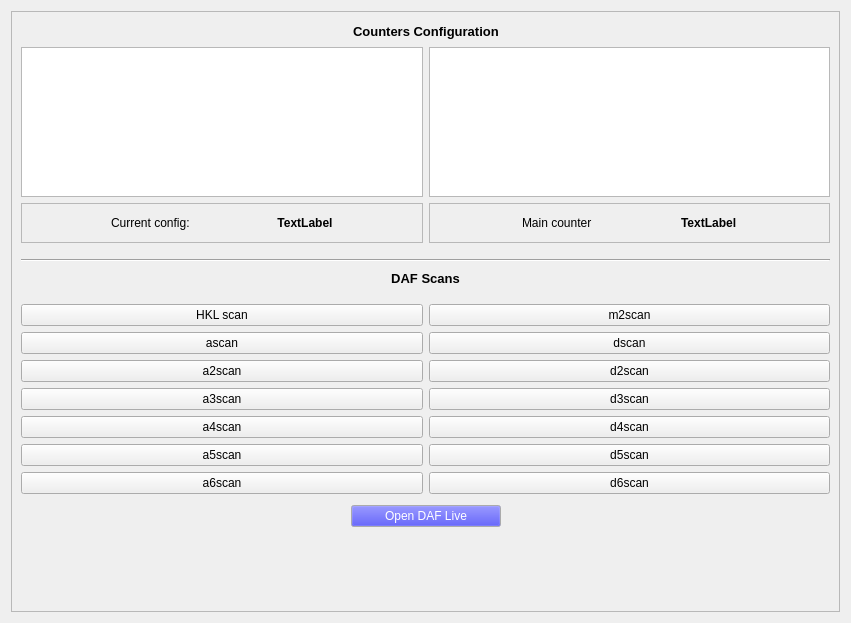
<?xml version="1.0" encoding="UTF-8"?>
<ui version="4.0">
 <class>Form</class>
 <widget class="QWidget" name="Form">
  <property name="geometry">
   <rect>
    <x>0</x>
    <y>0</y>
    <width>851</width>
    <height>623</height>
   </rect>
  </property>
  <property name="windowTitle">
   <string>Form</string>
  </property>
  <layout class="QVBoxLayout" name="verticalLayout">
   <item>
    <widget class="QFrame" name="frame_2">
     <property name="frameShape">
      <enum>QFrame::StyledPanel</enum>
     </property>
     <property name="frameShadow">
      <enum>QFrame::Raised</enum>
     </property>
     <layout class="QVBoxLayout" name="verticalLayout_7">
      <item>
       <layout class="QHBoxLayout" name="horizontalLayout_13">
        <property name="topMargin">
         <number>0</number>
        </property>
        <item>
         <spacer name="horizontalSpacer_33">
          <property name="orientation">
           <enum>Qt::Horizontal</enum>
          </property>
          <property name="sizeHint" stdset="0">
           <size>
            <width>40</width>
            <height>20</height>
           </size>
          </property>
         </spacer>
        </item>
        <item>
         <widget class="QLabel" name="label_53">
          <property name="font">
           <font>
            <pointsize>10</pointsize>
            <weight>75</weight>
            <bold>true</bold>
           </font>
          </property>
          <property name="styleSheet">
           <string notr="true"/>
          </property>
          <property name="text">
           <string>Counters Configuration</string>
          </property>
         </widget>
        </item>
        <item>
         <spacer name="horizontalSpacer_34">
          <property name="orientation">
           <enum>Qt::Horizontal</enum>
          </property>
          <property name="sizeHint" stdset="0">
           <size>
            <width>40</width>
            <height>20</height>
           </size>
          </property>
         </spacer>
        </item>
       </layout>
      </item>
      <item>
       <layout class="QHBoxLayout" name="horizontalLayout">
        <property name="rightMargin">
         <number>0</number>
        </property>
        <item>
         <widget class="QListWidget" name="listWidget_files">
          <property name="sizePolicy">
           <sizepolicy hsizetype="Expanding" vsizetype="Fixed">
            <horstretch>0</horstretch>
            <verstretch>0</verstretch>
           </sizepolicy>
          </property>
          <property name="maximumSize">
           <size>
            <width>16777215</width>
            <height>150</height>
           </size>
          </property>
          <property name="alternatingRowColors">
           <bool>true</bool>
          </property>
         </widget>
        </item>
        <item>
         <widget class="QListWidget" name="listWidget_counters">
          <property name="maximumSize">
           <size>
            <width>16777215</width>
            <height>150</height>
           </size>
          </property>
         </widget>
        </item>
       </layout>
      </item>
      <item>
       <layout class="QGridLayout" name="gridLayout_14">
        <property name="bottomMargin">
         <number>10</number>
        </property>
        <item row="2" column="0">
         <widget class="QFrame" name="frame_4">
          <property name="minimumSize">
           <size>
            <width>0</width>
            <height>0</height>
           </size>
          </property>
          <property name="frameShape">
           <enum>QFrame::StyledPanel</enum>
          </property>
          <property name="frameShadow">
           <enum>QFrame::Raised</enum>
          </property>
          <layout class="QVBoxLayout" name="verticalLayout_12">
           <item>
            <layout class="QHBoxLayout" name="horizontalLayout_17">
             <property name="bottomMargin">
              <number>0</number>
             </property>
             <item>
              <spacer name="horizontalSpacer_7">
               <property name="orientation">
                <enum>Qt::Horizontal</enum>
               </property>
               <property name="sizeHint" stdset="0">
                <size>
                 <width>40</width>
                 <height>20</height>
                </size>
               </property>
              </spacer>
             </item>
             <item>
              <widget class="QLabel" name="label_54">
               <property name="text">
                <string>Current config:</string>
               </property>
               <property name="alignment">
                <set>Qt::AlignLeading|Qt::AlignLeft|Qt::AlignVCenter</set>
               </property>
              </widget>
             </item>
             <item>
              <spacer name="horizontalSpacer_35">
               <property name="orientation">
                <enum>Qt::Horizontal</enum>
               </property>
               <property name="sizeHint" stdset="0">
                <size>
                 <width>40</width>
                 <height>20</height>
                </size>
               </property>
              </spacer>
             </item>
             <item>
              <widget class="QLabel" name="label_current_config">
               <property name="font">
                <font>
                 <pointsize>9</pointsize>
                 <weight>75</weight>
                 <bold>true</bold>
                </font>
               </property>
               <property name="text">
                <string>TextLabel</string>
               </property>
               <property name="alignment">
                <set>Qt::AlignCenter</set>
               </property>
              </widget>
             </item>
             <item>
              <spacer name="horizontalSpacer_8">
               <property name="orientation">
                <enum>Qt::Horizontal</enum>
               </property>
               <property name="sizeHint" stdset="0">
                <size>
                 <width>40</width>
                 <height>20</height>
                </size>
               </property>
              </spacer>
             </item>
            </layout>
           </item>
          </layout>
         </widget>
        </item>
        <item row="2" column="1">
         <widget class="QFrame" name="frame_6">
          <property name="frameShape">
           <enum>QFrame::StyledPanel</enum>
          </property>
          <property name="frameShadow">
           <enum>QFrame::Raised</enum>
          </property>
          <layout class="QVBoxLayout" name="verticalLayout_15">
           <item>
            <layout class="QHBoxLayout" name="horizontalLayout_18">
             <item>
              <spacer name="horizontalSpacer_15">
               <property name="orientation">
                <enum>Qt::Horizontal</enum>
               </property>
               <property name="sizeHint" stdset="0">
                <size>
                 <width>40</width>
                 <height>20</height>
                </size>
               </property>
              </spacer>
             </item>
             <item>
              <widget class="QLabel" name="label_71">
               <property name="text">
                <string>Main counter</string>
               </property>
              </widget>
             </item>
             <item>
              <spacer name="horizontalSpacer_36">
               <property name="orientation">
                <enum>Qt::Horizontal</enum>
               </property>
               <property name="sizeHint" stdset="0">
                <size>
                 <width>40</width>
                 <height>20</height>
                </size>
               </property>
              </spacer>
             </item>
             <item>
              <widget class="QLabel" name="label_main_counter">
               <property name="font">
                <font>
                 <weight>75</weight>
                 <bold>true</bold>
                </font>
               </property>
               <property name="text">
                <string>TextLabel</string>
               </property>
              </widget>
             </item>
             <item>
              <spacer name="horizontalSpacer_16">
               <property name="orientation">
                <enum>Qt::Horizontal</enum>
               </property>
               <property name="sizeHint" stdset="0">
                <size>
                 <width>40</width>
                 <height>20</height>
                </size>
               </property>
              </spacer>
             </item>
            </layout>
           </item>
          </layout>
         </widget>
        </item>
       </layout>
      </item>
      <item>
       <widget class="Line" name="line_8">
        <property name="orientation">
         <enum>Qt::Horizontal</enum>
        </property>
       </widget>
      </item>
      <item>
       <layout class="QHBoxLayout" name="horizontalLayout_2">
        <property name="bottomMargin">
         <number>10</number>
        </property>
        <item>
         <spacer name="horizontalSpacer_42">
          <property name="orientation">
           <enum>Qt::Horizontal</enum>
          </property>
          <property name="sizeHint" stdset="0">
           <size>
            <width>40</width>
            <height>20</height>
           </size>
          </property>
         </spacer>
        </item>
        <item>
         <widget class="QLabel" name="label_55">
          <property name="font">
           <font>
            <pointsize>10</pointsize>
            <weight>75</weight>
            <bold>true</bold>
           </font>
          </property>
          <property name="text">
           <string>DAF Scans</string>
          </property>
          <property name="alignment">
           <set>Qt::AlignCenter</set>
          </property>
         </widget>
        </item>
        <item>
         <spacer name="horizontalSpacer_43">
          <property name="orientation">
           <enum>Qt::Horizontal</enum>
          </property>
          <property name="sizeHint" stdset="0">
           <size>
            <width>40</width>
            <height>20</height>
           </size>
          </property>
         </spacer>
        </item>
       </layout>
      </item>
      <item>
       <layout class="QGridLayout" name="gridLayout_15">
        <item row="2" column="0">
         <widget class="QPushButton" name="pushButton_a2scan">
          <property name="text">
           <string>a2scan</string>
          </property>
         </widget>
        </item>
        <item row="4" column="1">
         <widget class="QPushButton" name="pushButton_d4scan">
          <property name="text">
           <string>d4scan</string>
          </property>
         </widget>
        </item>
        <item row="3" column="1">
         <widget class="QPushButton" name="pushButton_d3scan">
          <property name="text">
           <string>d3scan</string>
          </property>
         </widget>
        </item>
        <item row="5" column="0">
         <widget class="QPushButton" name="pushButton_a5scan">
          <property name="text">
           <string>a5scan</string>
          </property>
         </widget>
        </item>
        <item row="1" column="0">
         <widget class="QPushButton" name="pushButton_ascan">
          <property name="text">
           <string>ascan</string>
          </property>
         </widget>
        </item>
        <item row="5" column="1">
         <widget class="QPushButton" name="pushButton_d5scan">
          <property name="text">
           <string>d5scan</string>
          </property>
         </widget>
        </item>
        <item row="3" column="0">
         <widget class="QPushButton" name="pushButton_a3scan">
          <property name="text">
           <string>a3scan</string>
          </property>
         </widget>
        </item>
        <item row="1" column="1">
         <widget class="QPushButton" name="pushButton_dscan">
          <property name="text">
           <string>dscan</string>
          </property>
         </widget>
        </item>
        <item row="4" column="0">
         <widget class="QPushButton" name="pushButton_a4scan">
          <property name="text">
           <string>a4scan</string>
          </property>
         </widget>
        </item>
        <item row="2" column="1">
         <widget class="QPushButton" name="pushButton_d2scan">
          <property name="text">
           <string>d2scan</string>
          </property>
         </widget>
        </item>
        <item row="6" column="0">
         <widget class="QPushButton" name="pushButton_a6scan">
          <property name="text">
           <string>a6scan</string>
          </property>
         </widget>
        </item>
        <item row="6" column="1">
         <widget class="QPushButton" name="pushButton_d6scan">
          <property name="text">
           <string>d6scan</string>
          </property>
         </widget>
        </item>
        <item row="0" column="0">
         <widget class="QPushButton" name="pushButton_hklscan">
          <property name="text">
           <string>HKL scan</string>
          </property>
         </widget>
        </item>
        <item row="0" column="1">
         <widget class="QPushButton" name="pushButton_m2scan">
          <property name="text">
           <string>m2scan</string>
          </property>
         </widget>
        </item>
       </layout>
      </item>
      <item>
       <spacer name="verticalSpacer_3">
        <property name="orientation">
         <enum>Qt::Vertical</enum>
        </property>
        <property name="sizeType">
         <enum>QSizePolicy::Fixed</enum>
        </property>
        <property name="sizeHint" stdset="0">
         <size>
          <width>20</width>
          <height>5</height>
         </size>
        </property>
       </spacer>
      </item>
      <item>
       <layout class="QHBoxLayout" name="horizontalLayout_23">
        <property name="topMargin">
         <number>0</number>
        </property>
        <item>
         <spacer name="horizontalSpacer_56">
          <property name="orientation">
           <enum>Qt::Horizontal</enum>
          </property>
          <property name="sizeHint" stdset="0">
           <size>
            <width>40</width>
            <height>20</height>
           </size>
          </property>
         </spacer>
        </item>
        <item>
         <widget class="QPushButton" name="live_view_launcher">
          <property name="minimumSize">
           <size>
            <width>150</width>
            <height>0</height>
           </size>
          </property>
          <property name="palette">
           <palette>
            <active>
             <colorrole role="WindowText">
              <brush brushstyle="SolidPattern">
               <color alpha="255">
                <red>255</red>
                <green>255</green>
                <blue>255</blue>
               </color>
              </brush>
             </colorrole>
             <colorrole role="Button">
              <brush brushstyle="SolidPattern">
               <color alpha="255">
                <red>0</red>
                <green>0</green>
                <blue>255</blue>
               </color>
              </brush>
             </colorrole>
             <colorrole role="ButtonText">
              <brush brushstyle="SolidPattern">
               <color alpha="255">
                <red>255</red>
                <green>255</green>
                <blue>255</blue>
               </color>
              </brush>
             </colorrole>
            </active>
            <inactive>
             <colorrole role="WindowText">
              <brush brushstyle="SolidPattern">
               <color alpha="255">
                <red>255</red>
                <green>255</green>
                <blue>255</blue>
               </color>
              </brush>
             </colorrole>
             <colorrole role="Button">
              <brush brushstyle="SolidPattern">
               <color alpha="255">
                <red>0</red>
                <green>0</green>
                <blue>255</blue>
               </color>
              </brush>
             </colorrole>
             <colorrole role="ButtonText">
              <brush brushstyle="SolidPattern">
               <color alpha="255">
                <red>255</red>
                <green>255</green>
                <blue>255</blue>
               </color>
              </brush>
             </colorrole>
            </inactive>
            <disabled>
             <colorrole role="WindowText">
              <brush brushstyle="SolidPattern">
               <color alpha="255">
                <red>190</red>
                <green>190</green>
                <blue>190</blue>
               </color>
              </brush>
             </colorrole>
             <colorrole role="Button">
              <brush brushstyle="SolidPattern">
               <color alpha="255">
                <red>0</red>
                <green>0</green>
                <blue>255</blue>
               </color>
              </brush>
             </colorrole>
             <colorrole role="ButtonText">
              <brush brushstyle="SolidPattern">
               <color alpha="255">
                <red>190</red>
                <green>190</green>
                <blue>190</blue>
               </color>
              </brush>
             </colorrole>
            </disabled>
           </palette>
          </property>
          <property name="toolTip">
           <string>Open DAF Live View for scans</string>
          </property>
          <property name="text">
           <string>Open DAF Live</string>
          </property>
         </widget>
        </item>
        <item>
         <spacer name="horizontalSpacer_57">
          <property name="orientation">
           <enum>Qt::Horizontal</enum>
          </property>
          <property name="sizeHint" stdset="0">
           <size>
            <width>40</width>
            <height>20</height>
           </size>
          </property>
         </spacer>
        </item>
       </layout>
      </item>
      <item>
       <spacer name="verticalSpacer">
        <property name="orientation">
         <enum>Qt::Vertical</enum>
        </property>
        <property name="sizeHint" stdset="0">
         <size>
          <width>20</width>
          <height>40</height>
         </size>
        </property>
       </spacer>
      </item>
     </layout>
    </widget>
   </item>
  </layout>
 </widget>
 <resources/>
 <connections/>
</ui>
